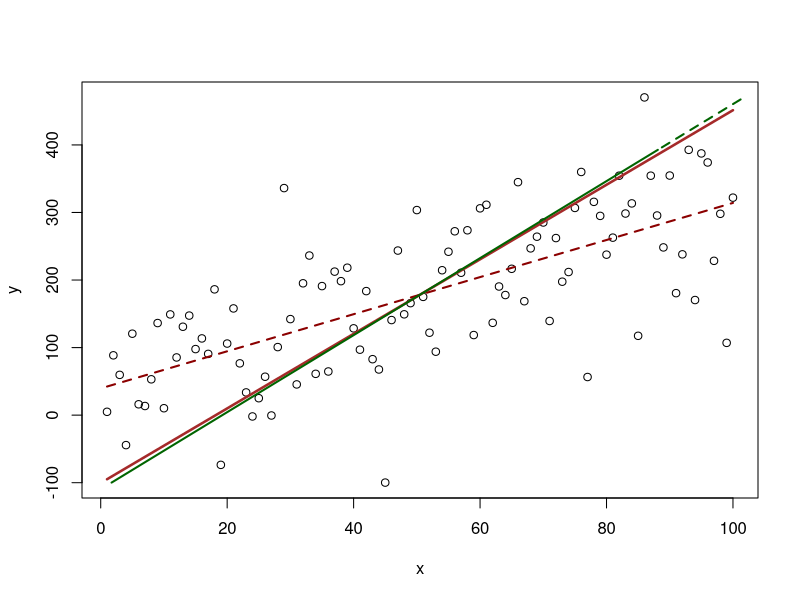
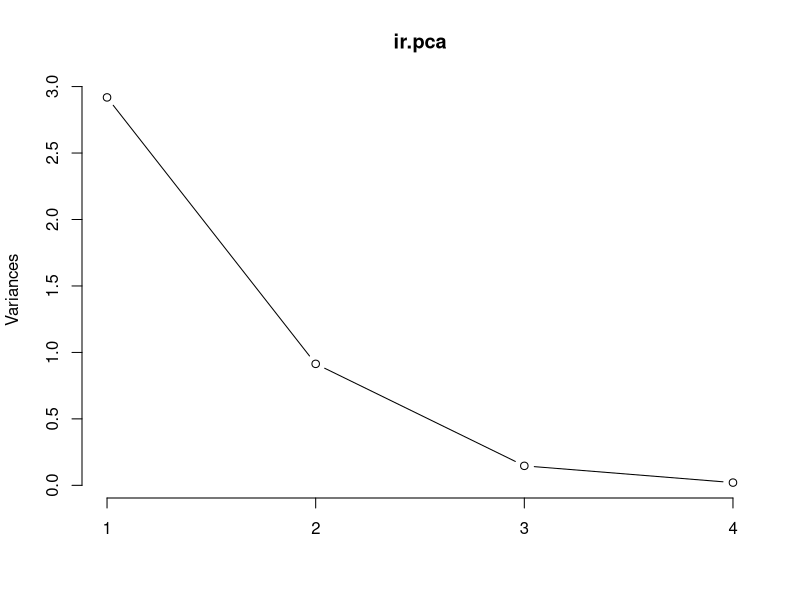
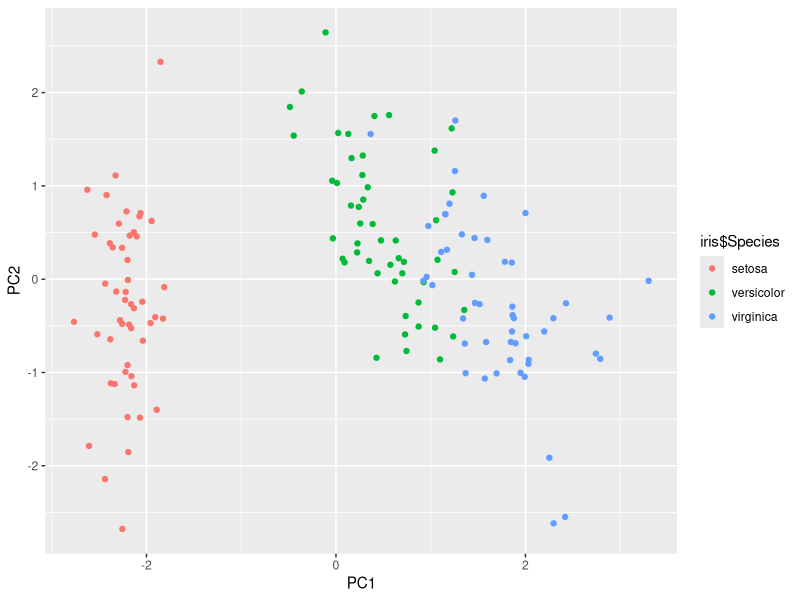

Recreate these plots in R, in order.
## ---- chunk 1
knitr::opts_chunk$set(echo = TRUE)

# load the library
library("ggplot2")
## ---- chunk 2
set.seed(1909)
x <- 1:100

y <- 20 + 3 * x
e <- rnorm(100, 0, 80)
y <- 20 + 3 * x + e

#plot(x,y)
yx.lm <- lm(y ~ x)
#lines(x, predict(yx.lm), col="red")

xy.lm <- lm(x ~ y)
#lines(predict(xy.lm), y, col="blue")

# so lm() depends on which variable is x and wich is y
# lm minimizes y distance (the error term is y-yhat)

#normalize means and cbind together
xyNorm <- cbind(x=x-mean(x), y=y-mean(y))
#plot(xyNorm)

#covariance
xyCov <- cov(xyNorm)
eigenValues <- eigen(xyCov)$values
eigenVectors <- eigen(xyCov)$vectors
eigenValues
eigenVectors

#plot(xyNorm, ylim=c(-200,200), xlim=c(-200,200))
#lines(xyNorm[x], eigenVectors[2,1]/eigenVectors[1,1] * xyNorm[x])
#lines(xyNorm[x], eigenVectors[2,2]/eigenVectors[1,2] * xyNorm[x])

# the largest eigenValue is the first one
# so that's our principal component.
# but the principal component is in normalized terms (mean=0)
# and we want it back in real terms like our starting data
# so let's denormalize it
plot(x,y)
lines(x, (eigenVectors[2,1]/eigenVectors[1,1] * xyNorm[x]) + mean(y), col="brown", lwd=2.5)
# that looks right. line through the middle as expected

# what if we bring back our other two regressions?
lines(x, predict(yx.lm), col="darkred", lty=2, lwd=2)
lines(predict(xy.lm), y, col="darkgreen", lty=2, lwd=2)
## ---- chunk 3

### PCA ###

library(grid)
library(gridExtra)

data(iris) #nothing to download, just pull this dataset straight from R!
head(iris) #this is a classic R example dataset describing the features of iris species

# step 1: make sure you are only using numeric variables
iris.num <- iris[,-5] #remove the fifth column, which is the species

# step 2: run the PCA, make sure to center and scale your data
ir.pca <- prcomp(iris.num, center=TRUE, scale=TRUE)

# step 3: analysis of results
print(ir.pca) #PC1...4 are your principal components, the numebrs are the loading values for each variable and PC
plot(ir.pca, type="l") #an elbow plot, showing how the variance decreases with each additional PC. you can use this to select the optimal number of PCs to describe your data
summary(ir.pca) #proportion of variance and cumulative proportion described by each PC is also very useful in determining how many PCs are needed

# step 4: a great plot to show your results
out <- as.data.frame(ir.pca$x) #get the PC values for each observation so we can plot it
ggplot(out, aes(x=PC1, y=PC2, color=iris$Species))+ geom_point()
